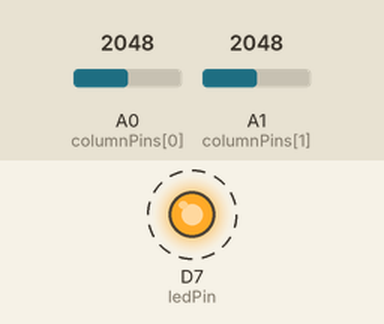
This sketch was run on a simulated Particle Photon. Shown: output pins drawn as LEDs (lit = HIGH). Dashed ring = blinking. Inputs (shaded band) come from the test bench; at power-on: A0 (columnPins[0]) = 2048, A1 (columnPins[1]) = 2048. Pins used as bus, display or sensor lines are not drawn.

Above: at 0.05 s.
Timing chart, 0 to 3.0 s (numbered marks = the images above):
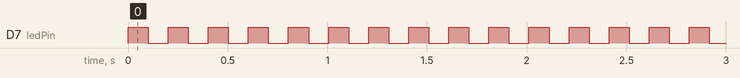

The sketch:

sensors2cloud.ino
```cpp
bool ledStatus;
int ledPin = D7;

int rowPins[] = { D0, D1 /*, D2, D3, D4, D5 */ };
int columnPins[] = {A0, A1 /*, A2, A3, A4, A5 */};
int rowIndex = 0;

#define N(x) (sizeof(x)/sizeof(x[0]))
String pressures;
#define STRSIZE 400
char pressureCloud[STRSIZE];
int timestamp;
int seqno;

void setup()
{
  // variable name max length is 12 characters long
  pressureCloud[0] = '\0';
  Particle.variable("pressures", pressureCloud, STRING);
  Particle.variable("timestamp", &timestamp, INT);
  Particle.variable("seqno", &seqno, INT);
  pinMode(ledPin, OUTPUT);
  // Initialize all output (row) pins
  unsigned int i;
  for (i=0; i<N(rowPins); i++) {
      pinMode(rowPins[i], OUTPUT);
      digitalWrite(rowPins[i], HIGH);
  }
  // Initialize all input (column) pins
  for (i=0; i<N(columnPins); i++) {
      pinMode(columnPins[i], INPUT);
  }
}

void loop()
{
  // Enable current row of sensors
  digitalWrite(rowPins[rowIndex], LOW);
  // Read the analog values of the current row, append to string
  for (unsigned int i=0; i<N(columnPins); i++) {
      int analogvalue = analogRead(columnPins[i]);
      if (i!=0 || rowIndex!=0) pressures += ",";
      pressures += String(analogvalue);
  }
  // Disable the row again
  digitalWrite(rowPins[rowIndex], HIGH);
  // Transmit, if we have read the complete matrix
  rowIndex++;
  if (rowIndex >= N(rowPins)) {
      strncpy(pressureCloud, pressures.c_str(), STRSIZE);
      pressures = "";
      seqno++;
      timestamp = millis();
      rowIndex = 0;
      ledStatus = !ledStatus;
      digitalWrite(ledPin, ledStatus?HIGH:LOW);
      delay(100);

  }
}
```

Measured:
- by itself, D7 (ledPin): alternates HIGH for 0.10 s and LOW for 0.10 s
